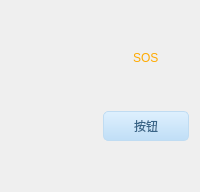
    <widget class="QFrame" name="frame12">
     <property name="styleSheet">
      <string notr="true">QFrame #frame12

{
background:transparent;border:1px solid white;
}</string>
     </property>
     <layout class="QGridLayout" name="gridLayout_4">
      <item row="1" column="0" rowspan="3">
       <widget class="QLabel" name="sos">
        <property name="minimumSize">
         <size>
          <width>80</width>
          <height>80</height>
         </size>
        </property>
        <property name="maximumSize">
         <size>
          <width>180</width>
          <height>200</height>
         </size>
        </property>
        <property name="text">
         <string/>
        </property>
        <property name="pixmap">
         <pixmap resource="../../../map.qrc">:/res/Baidu_JS/LOGO_BLACK/sos.png</pixmap>
        </property>
        <property name="scaledContents">
         <bool>true</bool>
        </property>
       </widget>
      </item>
      <item row="1" column="1" alignment="Qt::AlignHCenter">
       <widget class="QLabel" name="label_24">
        <property name="styleSheet">
         <string notr="true">font: 12pt &quot;迷你简行楷碑&quot;;
color: rgb(255, 170, 0);</string>
        </property>
        <property name="text">
         <string>SOS</string>
        </property>
       </widget>
      </item>
      <item row="3" column="1">
       <widget class="QPushButton" name="SOSSwitch">
        <property name="sizePolicy">
         <sizepolicy hsizetype="Preferred" vsizetype="Preferred">
          <horstretch>0</horstretch>
          <verstretch>0</verstretch>
         </sizepolicy>
        </property>
        <property name="minimumSize">
         <size>
          <width>50</width>
          <height>27</height>
         </size>
        </property>
        <property name="maximumSize">
         <size>
          <width>150</width>
          <height>90</height>
         </size>
        </property>
        <property name="styleSheet">
         <string notr="true">QPushButton,.QToolButton{
border-style:none;
border:1px solid #C0DCF2;
color:#386487;
padding:5px;
min-height:15px;
border-radius:5px;
background:qlineargradient(spread:pad,x1:0,y1:0,x2:0,y2:1,stop:0 #DEF0FE,stop:1 #C0DEF6);
font: 10pt &quot;迷你简小标宋&quot;;
}

QPushButton:hover,.QToolButton:hover{
background:qlineargradient(spread:pad,x1:0,y1:0,x2:0,y2:1,stop:0 #F2F9FF,stop:1 #DAEFFF);
}

QPushButton:pressed,.QToolButton:pressed{
background:qlineargradient(spread:pad,x1:0,y1:0,x2:0,y2:1,stop:0 #DEF0FE,stop:1 #C0DEF6);
}</string>
        </property>
        <property name="text">
         <string>按钮</string>
        </property>
       </widget>
      </item>
      <item row="0" column="1">
       <spacer name="verticalSpacer_28">
        <property name="orientation">
         <enum>Qt::Vertical</enum>
        </property>
        <property name="sizeHint" stdset="0">
         <size>
          <width>20</width>
          <height>40</height>
         </size>
        </property>
       </spacer>
      </item>
      <item row="2" column="1">
       <spacer name="verticalSpacer_29">
        <property name="orientation">
         <enum>Qt::Vertical</enum>
        </property>
        <property name="sizeHint" stdset="0">
         <size>
          <width>20</width>
          <height>40</height>
         </size>
        </property>
       </spacer>
      </item>
      <item row="4" column="1">
       <spacer name="verticalSpacer_30">
        <property name="orientation">
         <enum>Qt::Vertical</enum>
        </property>
        <property name="sizeHint" stdset="0">
         <size>
          <width>20</width>
          <height>40</height>
         </size>
        </property>
       </spacer>
      </item>
     </layout>
    </widget>
